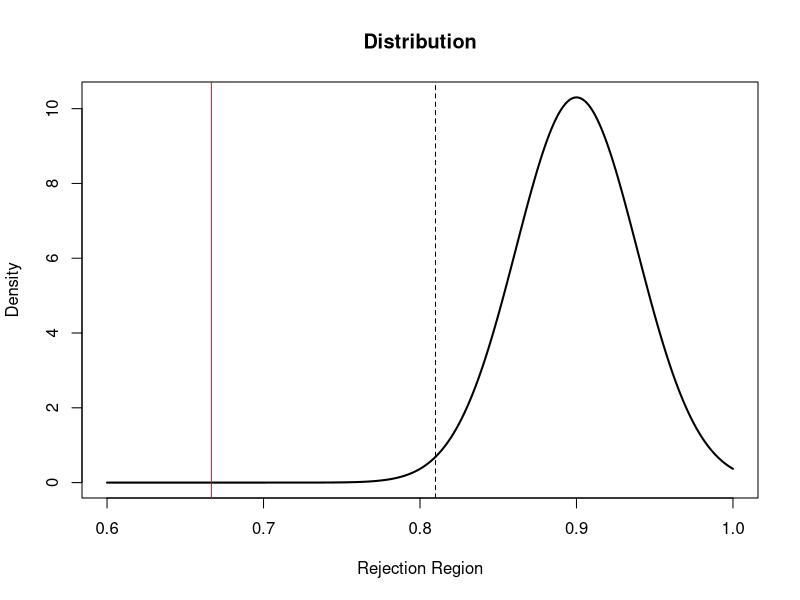

The R source for this figure:
## ---- chunk 1
library(readxl)
## ---- chunk 2
p_low <- .9
## ---- chunk 3
com <- data.frame(name=c("中興巴士","光華巴士","新北客運","淡水客運","指南客運","首都客運","臺北客運","大都會客運","三重客運","大有巴士","新店客運","東南客運", "大南汽車", "欣欣客運"), count=c(365, 328, 83, 199, 538, 866, 981, 961, 977, 118, 304, 110, 246, 414))

print(com)
## ---- chunk 4
sample_size <- round(com$count/sum(com$count) * 60)
cat("Sample size:", sample_size)
## ---- chunk 5
set.seed(1001)
getBus <- function(index) {
  return(sample(1:com$count[index], sample_size[index]))
}

sam <- lapply(1:nrow(com), getBus)
names(sam) <- com$name
print(sam)
## ---- chunk 6
low <- read_excel("data/low_floor.xlsx")
print(low)
## ---- chunk 7
cat("np =", p_low*54)
cat("n(1-p) =", (1-p_low)*54)
## ---- chunk 8
p_sample <- sum(low$`Is Low Floor`)/nrow(low)
sd_low <- sqrt(.9*(1-.9)/sum(com$count))
print(sd_low)
## ---- chunk 9
.9+sqrt(.9*(1-.9)/60)*qnorm(.01, lower.tail = TRUE)
## ---- chunk 10
.8+sqrt(.8*(1-.8)/60)*qnorm(.01, lower.tail = TRUE)
## ---- chunk 11
.86+sqrt(.86*(1-.86)/60)*qnorm(.01/2, lower.tail = TRUE)
## ---- chunk 12
x_11 <- seq(.6, 1, .0001)
f_11 <- dnorm(x_11, mean=.9, sd=sqrt(.9*(1-.9)/60))
plot(x_11, f_11, xlab="Rejection Region", ylab="Density", main="Distribution", type="l", lwd=2)
abline(v = .9 + qnorm(.01, lower.tail = TRUE)*sqrt(.9*(1-.9)/60), lty = 2)
abline(v = 40/60, col = "red")
## ---- chunk 13
1-pnorm(.9+sqrt(.9*(1-.9)/60)*qnorm(.01, lower.tail = TRUE), mean = 40/60, sd = sqrt(.9*(1-.9)/60), lower.tail = FALSE)
